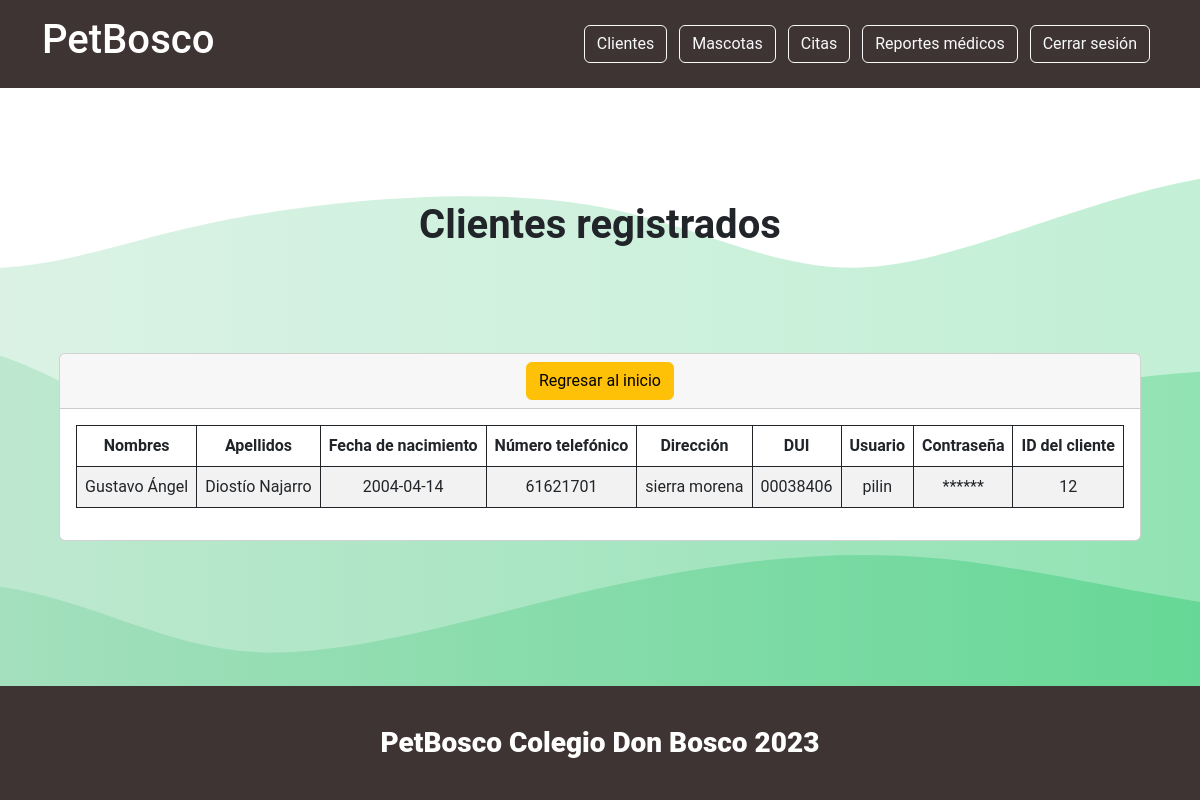
Page /secciones/vistausers.php (signed in) on the earlier database version.
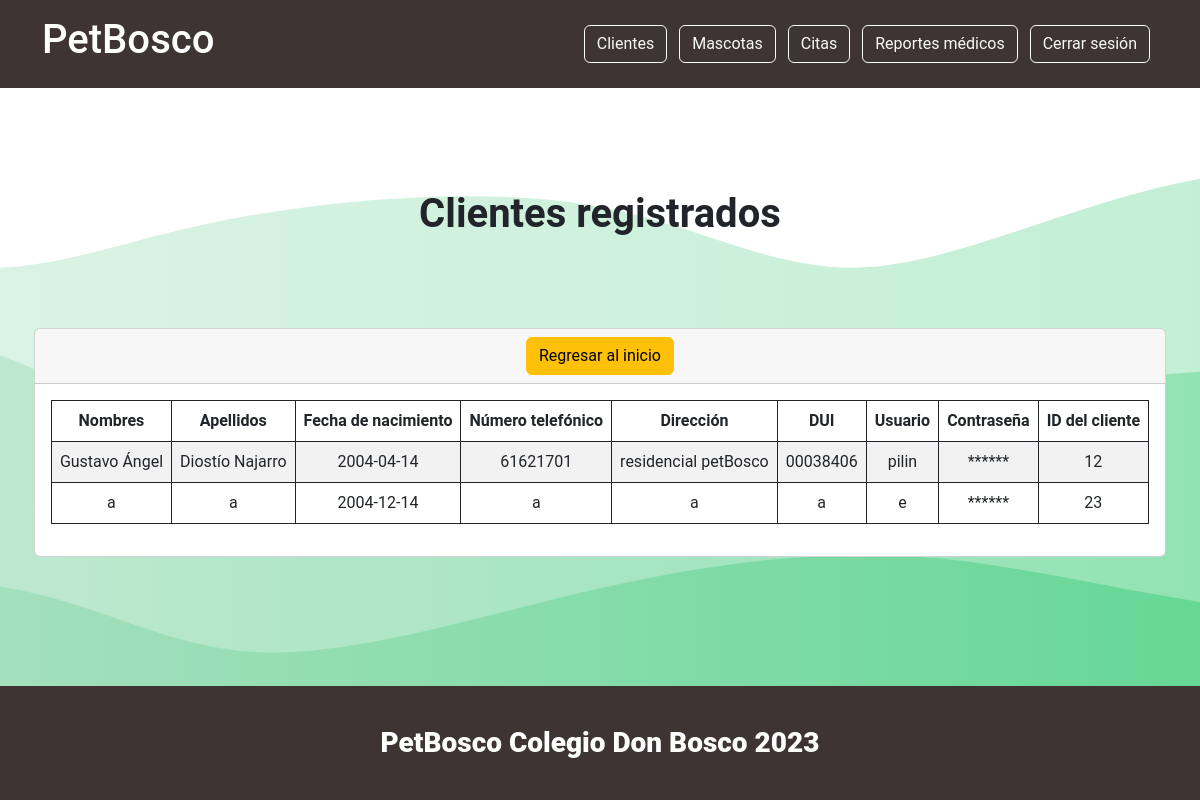
Same page on the later database version.
### tables this page shows
CREATE TABLE `cliente` (
  `id_cliente` int(11) NOT NULL,
  `usuario` varchar(255) NOT NULL,
  `nombre` varchar(40) NOT NULL,
  `apellido` varchar(40) NOT NULL,
  `fechaNac` date NOT NULL,
  `num_telefonico` varchar(11) NOT NULL,
  `direccion` varchar(200) NOT NULL,
  `DUI` varchar(11) NOT NULL,
  `contraseña` varchar(30) NOT NULL
);

### secciones/vistausers.php (the view, shortened to what this page needs)
<?php include("../conexionBd.php");
include("../templates/headervet.php");
$sentencia = $conexion->prepare("SELECT * FROM cliente");
$sentencia->execute();
$clientes = $sentencia->fetchAll(PDO::FETCH_ASSOC);
?>
    <!DOCTYPE html>
    <html lang="en">
    <head>
        <link href="https://cdn.jsdelivr.net/npm/bootstrap@5.3.0-alpha1/dist/css/bootstrap.min.css" rel="stylesheet">
        <link href="../assets/dist/css/bootstrap.min.css" rel="stylesheet">
        <link href="https://cdn.jsdelivr.net/npm/bootstrap@5.2.1/dist/css/bootstrap.min.css" rel="stylesheet"
>
    </head>
    <body>
    <div class="container d-flex justify-content-center">
        <h1><b>Clientes registrados</b></h1>
    </div>
    <div class="card m-auto text-center">
        <div class="card-header">
            <a name="" id="" class="btn btn-warning" href="<?php echo $url_base; ?>secciones/indexvet.php" role="button">Regresar al inicio</a>
        </div>
        <div class="card-body container">
            <div>
                <table id="myTable" class="display table table text-center table-bordered border-dark table-striped table-hover">
                    <thead>
                        <tr>
                            <th scope="col">Nombres</th>
                            <th scope="col">Apellidos</th>
                            <th scope="col">Fecha de nacimiento</th>
                            <th scope="col">Número telefónico</th>
                            <th scope="col">Dirección</th>
                            <th scope="col">DUI</th>
                            <th scope="col">Usuario</th>
                            <th scope="col">Contraseña</th>
                            <th scope="col">ID del cliente</th>
                        </tr>
                    </thead>
                    <tbody>
                        <?php foreach ($clientes as $registro): ?>
                        <tr>
                            <td scope="row"><?php echo $registro['nombre'];?></td>
                            <td scope="row"><?php echo $registro['apellido'];?></td>
                            <td scope="row"><?php echo $registro['fechaNac'];?></td>
                            <td scope="row"><?php echo $registro['num_telefonico'];?></td>
                            <td scope="row"><?php echo $registro['direccion'];?></td>
                            <td scope="row"><?php echo $registro['DUI'];?></td>
                            <td scope="row"><?php echo $registro['usuario'];?></td>
                            <td scope="row">******</td>
                            <td scope="row"><?php echo $registro['id_cliente'];?></td>
                        </tr>
                        <?php endforeach; ?>
                    </tbody>
                </table>
            </div>
        </div>
    </div>
    <?php include("../templates/footer.php");?>
    </body>
    </html>

### templates/headervet.php (shortened to what this page needs)
<?php
$url_base = "http://localhost/petBosco2/";
?>
<!DOCTYPE html>
<html lang="en">
<head>
    <link href="https://cdn.jsdelivr.net/npm/bootstrap@5.3.0-alpha1/dist/css/bootstrap.min.css" rel="stylesheet">
    <link href="../assets/dist/css/bootstrap.min.css" rel="stylesheet">
    <link href="https://cdn.jsdelivr.net/npm/bootstrap@5.2.1/dist/css/bootstrap.min.css" rel="stylesheet"
>
</head>
<body>
  <header class="p-3 encabezado mb-5">
    <div class="container">
      <div class="d-flex flex-wrap align-items-center justify-content-center justify-content-lg-start">
        <ul class="nav col-12 col-lg-auto me-lg-auto mb-2 justify-content-center mb-md-0">
          <h1>PetBosco</h1>
        </ul>
        <div class="text-end">
          <a name="" id="" class="btn btn-outline-light me-2" href="<?php echo $url_base;?>secciones/vistausers.php" role="button">Clientes</a>
          <a name="" id="" class="btn btn-outline-light me-2" href="<?php echo $url_base;?>secciones/mascota/indexvet.php" role="button">Mascotas</a>
          <a name="" id="" class="btn btn-outline-light me-2" href="<?php echo $url_base;?>secciones/citas/veterinario" role="button">Citas</a>
          <a name="" id="" class="btn btn-outline-light me-2" href="<?php echo $url_base;?>secciones/reportes/index.php" role="button">Reportes médicos</a>
          <a name="" id="" class="btn btn-outline-light me-2" href="<?php echo $url_base;?>secciones/cerrar.php" role="button">Cerrar sesión</a>
        </div>
      </div>
    </div>
  </header>

### templates/footer.php (shortened to what this page needs)
  <div class=" containerFooter mt-5">
  <footer class="py-3 my-4">
    <h3 class="nav justify-content-center">PetBosco Colegio Don Bosco 2023</h3>
  </footer>
</div>
</body>
</html>

### templates/footer.php (style rules this page uses)
.containerFooter, footer, footer h3 { align-self: flex-end; width: 100%; background-color: #3f3434; color: #fff; font-weight: bolder; }

Differences in the rows shown:
changed cliente "Gustavo Ángel": direccion "sierra morena" → "residencial petBosco"
added cliente: nombre "a", apellido "a", fechaNac "2004-12-14", num_telefonico "a", direccion "a", DUI "a", usuario "e", id_cliente "23"
